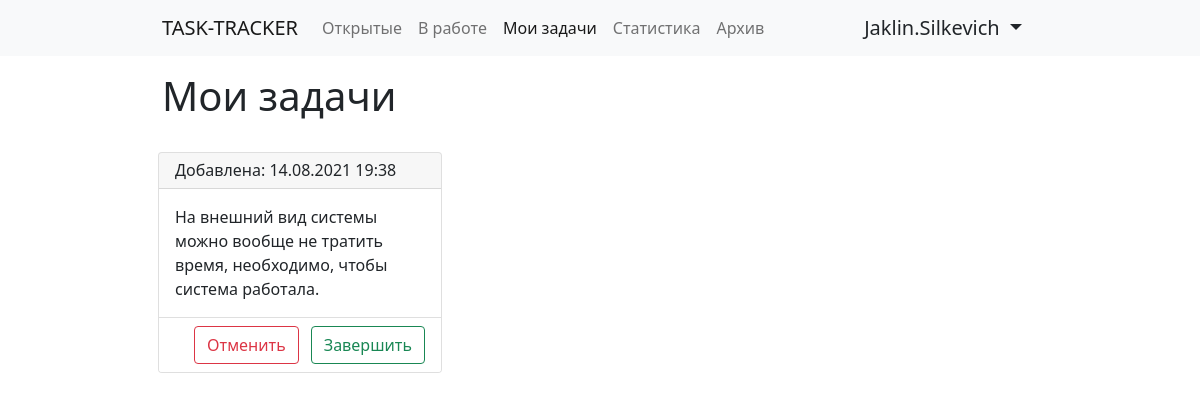
Page /my_tickets/ (signed in) on the committed database.
### tables this page shows
CREATE TABLE "user" (
	id INTEGER NOT NULL, 
	login VARCHAR, 
	password VARCHAR, 
	fullname VARCHAR, 
	PRIMARY KEY (id), 
	CONSTRAINT uq_user_login UNIQUE (login)
);

CREATE TABLE ticket (
	id INTEGER NOT NULL, 
	description VARCHAR, 
	created_at DATETIME, 
	user_id INTEGER, 
	current_status INTEGER, 
	status_updated_at DATETIME, 
	PRIMARY KEY (id), 
	FOREIGN KEY(user_id) REFERENCES user (id), 
	FOREIGN KEY(current_status) REFERENCES status (id)
);

### app.py (the view)
@app.route('/my_tickets/', methods=['GET', 'POST'])
@check_auth
def my_tickets(user):
    if request.method == "GET":
        tickets = get_user_tickets(user['id'])
        return render_template(
            "my_tickets.html",
            user=user,
            tickets=tickets
        )

### auth.py (called while the page is built)
def check_auth(func):
    @wraps(func)
    def wrapper(*args, **kwargs):
        if not request.cookies.get('authenticated_user'):
            return redirect('/login/')
        else:
            user_info = engine.execute(select(users).where(users.c.id == request.cookies.get('authenticated_user'))).fetchone()
            user = {
                'id': user_info[0],
                'login': user_info[1],
                'fullname': user_info[3],
            }
            return func(*args, user=user, **kwargs)
    return wrapper

### tickets.py (called while the page is built)
def get_user_tickets(user_id):
    query = select(tickets).select_from(
        tickets.join(
            statuses,
            tickets.c.current_status == statuses.c.id
        )
    ).where(
        statuses.c.title == "В работе",
        tickets.c.user_id == user_id
    )
    tickets_list = engine.execute(query).fetchall()
    return parse_tickets(tickets_list)

def parse_tickets(tickets_list):
    tickets = []
    for t in tickets_list:
        tickets.append(
            {
                'id': t[0],
                'description': t[1],
                'created_at': t[2],
                'user_id': t[3],
                'current_status': t[4],
                'status_updated_at': t[5],
            }
        )
    return tickets

### templates/my_tickets.html (shortened to what this page needs)
{% extends 'base.html' %}
{% block content %}
    <div class="row mb-3">
        <div class="col-6">
            <h1>Мои задачи</h1>
        </div>
    </div>
    <div class="row">
        {% for ticket in tickets %}
            <div class="col-md-6 col-lg-4 p-2">
                <div class="card">
                    <div class="card-header">
                        <h6 class="mb-0">Добавлена: <span> {{ ticket.created_at.strftime('%d.%m.%Y %H:%M') }}</span></h6>
                    </div>
                    <div class="card-body">
                        <p class="card-text">{{ ticket.description }}</p>
                    </div>
                    <div class="card-footer bg-white">
                        <div class="row justify-content-end">
                            <div class="col-auto px-0">
                                <form action="/cancel_ticket/" method="post">
                            <button type="submit" class="btn btn-outline-danger">Отменить</button>
                        </form>
                            </div>
                            <div class="col-auto">
                                <form action="/finish_ticket/" method="post">
                                    <button type="submit" class="btn btn-outline-success">Завершить</button>
                                </form>
                            </div>
                        </div>
                    </div>
                </div>
            </div>
        {% endfor %}
    </div>
{% endblock %}

### templates/base.html (shortened to what this page needs)
<!doctype html>
<html lang="ru">
<head>
    <link href="https://cdn.jsdelivr.net/npm/bootstrap@5.0.2/dist/css/bootstrap.min.css" rel="stylesheet"
>
</head>
<body>
<nav class="navbar navbar-expand-lg navbar-light bg-light mb-3">
    <div class="container-fluid w-75">
        <a class="navbar-brand text-uppercase" href="#">Task-tracker</a>
        <div class="collapse navbar-collapse" id="navbarSupportedContent">
            <ul class="navbar-nav me-auto mb-2 mb-lg-0">
                <li class="nav-item">
                    <a class="nav-link {% if request.path == "/" %} active {% endif %}" aria-current="page" href="/">
                        Открытые
                    </a>
                </li>
                <li class="nav-item">
                    <a class="nav-link {% if request.path == '/at_work/' %}active{% endif %}" aria-current="page" href="/at_work/">
                        В работе
                    </a>
                </li>
                <li class="nav-item">
                    <a class="nav-link {% if request.path == '/my_tickets/' %}active{% endif %}" aria-current="page" href="/my_tickets/">
                        Мои задачи
                    </a>
                </li>
                <li class="nav-item">
                    <a class="nav-link {% if request.path == '/statistic/' %}active{% endif %}" aria-current="page" href="/statistic/">
                        Статистика
                    </a>
                </li>
                <li class="nav-item">
                    <a class="nav-link {% if request.path == '/archive/' %}active{% endif %}" aria-current="page" href="/archive/">
                        Архив
                    </a>
                </li>
            </ul>
            <div class="d-flex">
                <div class="nav-item dropdown">
                    <div class="nav-link dropdown-toggle text-dark h5 mb-0" href="#" id="navbarDropdown" role="button"
                       data-bs-toggle="dropdown" aria-expanded="false">
                        {{ user.fullname }}
                    </div>
                </div>
            </div>
        </div>
    </div>
</nav>
<div class="container w-75">
    {% block content %} {% endblock %}
</div>
</body>
</html>

### rows in the picture
user: fullname "Jaklin.Silkevich"
ticket: created_at "14.08.2021 19:38", description "На внешний вид системы можно вообще не тратить время, необходимо, чтобы система работала."
